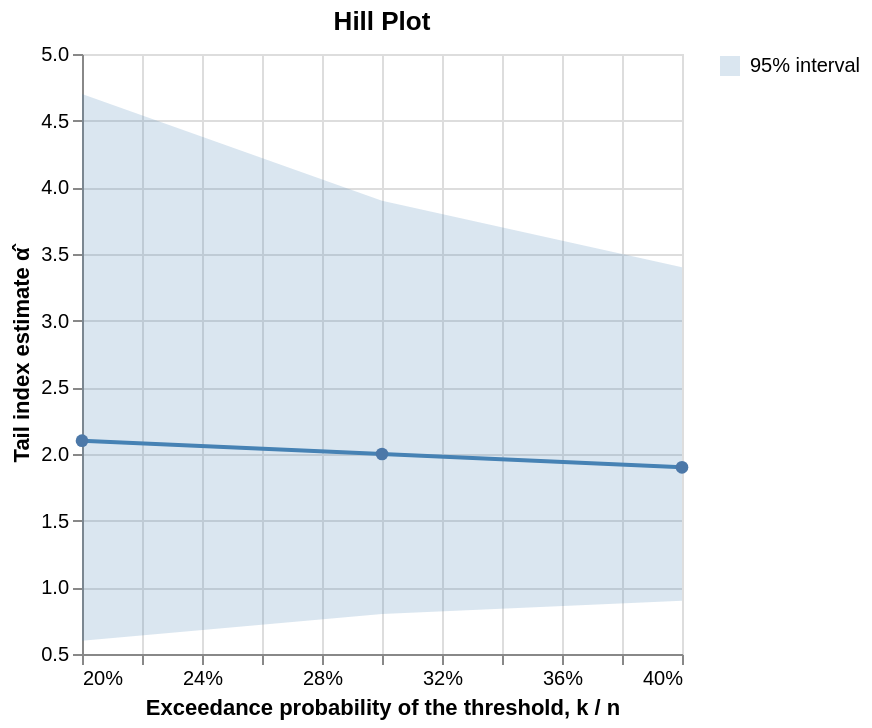

Vega-Lite specification stored for this chart:
### Vega-Lite specification from a JSON file in a GitHub repository (floating-point values rounded to 4 significant figures)
{"$schema": "https://vega.github.io/schema/vega-lite/v6.json", "title": "Hill Plot", "width": "container", "height": "container", "data": {"values": [{"k": 2, "threshold": 400, "estimate": 2.1, "lower": 0.6, "upper": 4.7, "x": 0.2}, {"k": 3, "threshold": 300, "estimate": 2.0, "lower": 0.8, "upper": 3.9, "x": 0.3}, {"k": 4, "threshold": 200, "estimate": 1.9, "lower": 0.9, "upper": 3.4, "x": 0.4}]}, "encoding": {"x": {"field": "x", "type": "quantitative", "title": "Exceedance probability of the threshold, k / n", "scale": {"zero": false}, "axis": {"format": ".0%"}}}, "layer": [{"transform": [{"calculate": "'95% interval'", "as": "legend"}], "mark": {"type": "area", "opacity": 0.2}, "encoding": {"y": {"field": "lower", "type": "quantitative", "title": "Tail index estimate α̂", "scale": {"zero": false}}, "y2": {"field": "upper"}, "color": {"field": "legend", "type": "nominal", "scale": {"range": ["steelblue"]}, "legend": {"title": null, "symbolType": "square"}}}}, {"mark": {"type": "line", "point": {"filled": true, "size": 40}, "color": "steelblue"}, "encoding": {"y": {"field": "estimate", "type": "quantitative"}, "tooltip": [{"field": "k", "type": "quantitative", "title": "k (losses used)"}, {"field": "x", "type": "quantitative", "title": "k / n", "format": ".1%"}, {"field": "threshold", "type": "quantitative", "title": "Threshold", "format": ",.0f"}, {"field": "estimate", "type": "quantitative", "title": "α̂", "format": ".2f"}, {"field": "lower", "type": "quantitative", "title": "95% lower", "format": ".2f"}, {"field": "upper", "type": "quantitative", "title": "95% upper", "format": ".2f"}]}}]}
